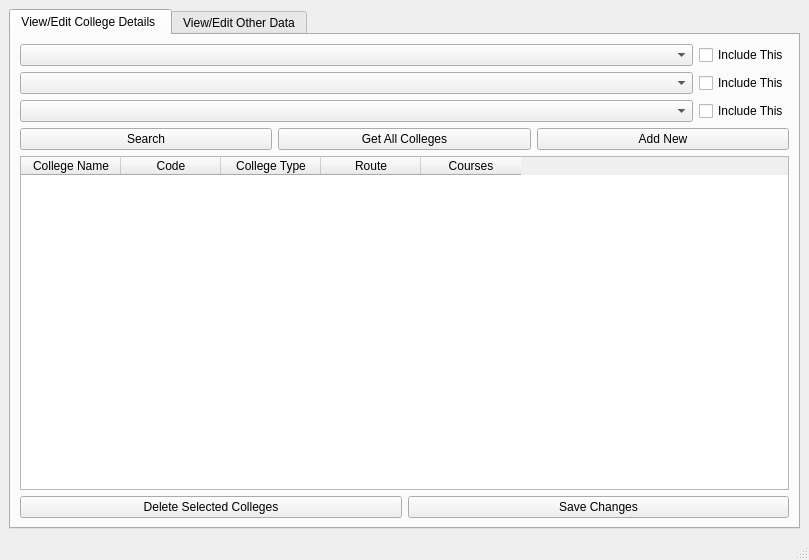
<?xml version="1.0" encoding="UTF-8"?>
<ui version="4.0">
 <class>CollegeBrowserUI</class>
 <widget class="QMainWindow" name="CollegeBrowserUI">
  <property name="geometry">
   <rect>
    <x>0</x>
    <y>0</y>
    <width>809</width>
    <height>560</height>
   </rect>
  </property>
  <property name="windowTitle">
   <string>College Browser</string>
  </property>
  <widget class="QWidget" name="centralwidget">
   <layout class="QHBoxLayout" name="horizontalLayout_3">
    <item>
     <layout class="QVBoxLayout" name="verticalLayout">
      <item>
       <layout class="QHBoxLayout" name="horizontalLayout_2">
        <item>
         <widget class="QTabWidget" name="tabWidget">
          <property name="currentIndex">
           <number>0</number>
          </property>
          <widget class="QWidget" name="tabWidgetPage1">
           <attribute name="title">
            <string>View/Edit College Details </string>
           </attribute>
           <layout class="QVBoxLayout" name="verticalLayout_2">
            <item>
             <layout class="QGridLayout" name="gridLayout">
              <property name="topMargin">
               <number>0</number>
              </property>
              <item row="2" column="2">
               <widget class="QCheckBox" name="routeIncludeRB">
                <property name="text">
                 <string>Include This</string>
                </property>
               </widget>
              </item>
              <item row="0" column="2">
               <widget class="QCheckBox" name="courseIncludeRB">
                <property name="sizePolicy">
                 <sizepolicy hsizetype="Minimum" vsizetype="Fixed">
                  <horstretch>0</horstretch>
                  <verstretch>0</verstretch>
                 </sizepolicy>
                </property>
                <property name="text">
                 <string>Include This</string>
                </property>
               </widget>
              </item>
              <item row="1" column="0">
               <widget class="QComboBox" name="collegeTypeCB">
                <property name="sizePolicy">
                 <sizepolicy hsizetype="Expanding" vsizetype="Fixed">
                  <horstretch>0</horstretch>
                  <verstretch>0</verstretch>
                 </sizepolicy>
                </property>
                <property name="placeholderText">
                 <string>Select College Type</string>
                </property>
               </widget>
              </item>
              <item row="2" column="0">
               <widget class="QComboBox" name="routeCB">
                <property name="sizePolicy">
                 <sizepolicy hsizetype="MinimumExpanding" vsizetype="Fixed">
                  <horstretch>0</horstretch>
                  <verstretch>0</verstretch>
                 </sizepolicy>
                </property>
                <property name="placeholderText">
                 <string>Select Route</string>
                </property>
               </widget>
              </item>
              <item row="0" column="0">
               <widget class="QComboBox" name="courseCB">
                <property name="sizePolicy">
                 <sizepolicy hsizetype="Expanding" vsizetype="Fixed">
                  <horstretch>0</horstretch>
                  <verstretch>0</verstretch>
                 </sizepolicy>
                </property>
                <property name="placeholderText">
                 <string>Select Course</string>
                </property>
               </widget>
              </item>
              <item row="1" column="2">
               <widget class="QCheckBox" name="collegeTypeIncludeRB">
                <property name="text">
                 <string>Include This</string>
                </property>
               </widget>
              </item>
             </layout>
            </item>
            <item>
             <layout class="QHBoxLayout" name="horizontalLayout">
              <item>
               <widget class="QPushButton" name="searchPB">
                <property name="text">
                 <string>Search</string>
                </property>
               </widget>
              </item>
              <item>
               <widget class="QPushButton" name="getALLPB">
                <property name="text">
                 <string>Get All Colleges</string>
                </property>
               </widget>
              </item>
              <item>
               <widget class="QPushButton" name="addNewPB">
                <property name="text">
                 <string>Add New</string>
                </property>
               </widget>
              </item>
             </layout>
            </item>
            <item>
             <widget class="QTableWidget" name="collegeDataTable">
              <column>
               <property name="text">
                <string>College Name</string>
               </property>
              </column>
              <column>
               <property name="text">
                <string>Code</string>
               </property>
              </column>
              <column>
               <property name="text">
                <string>College Type</string>
               </property>
              </column>
              <column>
               <property name="text">
                <string>Route</string>
               </property>
              </column>
              <column>
               <property name="text">
                <string>Courses</string>
               </property>
              </column>
             </widget>
            </item>
            <item>
             <layout class="QHBoxLayout" name="horizontalLayout_5">
              <property name="topMargin">
               <number>0</number>
              </property>
              <item>
               <widget class="QPushButton" name="pushButton">
                <property name="text">
                 <string>Delete Selected Colleges</string>
                </property>
               </widget>
              </item>
              <item>
               <widget class="QPushButton" name="savePB">
                <property name="text">
                 <string>Save Changes</string>
                </property>
               </widget>
              </item>
             </layout>
            </item>
           </layout>
          </widget>
          <widget class="QWidget" name="tab_5">
           <attribute name="title">
            <string>View/Edit Other Data</string>
           </attribute>
           <layout class="QVBoxLayout" name="verticalLayout_3">
            <item>
             <layout class="QHBoxLayout" name="horizontalLayout_4">
              <item>
               <widget class="QPushButton" name="viewAllMessengersPB">
                <property name="text">
                 <string>View All Messengers</string>
                </property>
               </widget>
              </item>
              <item>
               <widget class="QPushButton" name="viewAllCoursesPB">
                <property name="text">
                 <string>View Courses</string>
                </property>
               </widget>
              </item>
              <item>
               <widget class="QPushButton" name="viewAllRoutesPB">
                <property name="text">
                 <string>View All Routes</string>
                </property>
               </widget>
              </item>
              <item>
               <widget class="QPushButton" name="viewAllQPSeriesPB">
                <property name="text">
                 <string>View All QP Series</string>
                </property>
               </widget>
              </item>
             </layout>
            </item>
            <item>
             <widget class="QTableWidget" name="otherDataTablePB">
              <property name="contextMenuPolicy">
               <enum>Qt::CustomContextMenu</enum>
              </property>
             </widget>
            </item>
            <item>
             <widget class="QPushButton" name="otherDataSavePB">
              <property name="text">
               <string>Save Changes</string>
              </property>
             </widget>
            </item>
           </layout>
          </widget>
         </widget>
        </item>
       </layout>
      </item>
     </layout>
    </item>
   </layout>
  </widget>
  <widget class="QMenuBar" name="menubar">
   <property name="geometry">
    <rect>
     <x>0</x>
     <y>0</y>
     <width>809</width>
     <height>24</height>
    </rect>
   </property>
  </widget>
  <widget class="QStatusBar" name="statusbar"/>
  <action name="actionAdd_Item">
   <property name="text">
    <string>Add Item</string>
   </property>
   <property name="toolTip">
    <string>&lt;html&gt;&lt;head/&gt;&lt;body&gt;&lt;svg fill=&quot;#000000&quot; version=&quot;1.1&quot; id=&quot;Capa_1&quot; xmlns=&quot;http://www.w3.org/2000/svg&quot; xmlns:xlink=&quot;http://www.w3.org/1999/xlink&quot; width=&quot;800px&quot; height=&quot;800px&quot; viewBox=&quot;0 0 45.402 45.402&quot; xml:space=&quot;preserve&quot;&gt;
&lt;g&gt;
	&lt;path d=&quot;M41.267,18.557H26.832V4.134C26.832,1.851,24.99,0,22.707,0c-2.283,0-4.124,1.851-4.124,4.135v14.432H4.141   c-2.283,0-4.139,1.851-4.138,4.135c-0.001,1.141,0.46,2.187,1.207,2.934c0.748,0.749,1.78,1.222,2.92,1.222h14.453V41.27   c0,1.142,0.453,2.176,1.201,2.922c0.748,0.748,1.777,1.211,2.919,1.211c2.282,0,4.129-1.851,4.129-4.133V26.857h14.435   c2.283,0,4.134-1.867,4.133-4.15C45.399,20.425,43.548,18.557,41.267,18.557z&quot;/&gt;
&lt;/g&gt;
&lt;/svg&gt;&lt;p&gt;Add Item&lt;/p&gt;&lt;/body&gt;&lt;/html&gt;</string>
   </property>
  </action>
 </widget>
 <resources/>
 <connections/>
</ui>
